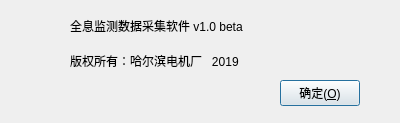
<?xml version="1.0" encoding="UTF-8"?>
<ui version="4.0">
 <class>dlgAbout</class>
 <widget class="QDialog" name="dlgAbout">
  <property name="geometry">
   <rect>
    <x>0</x>
    <y>0</y>
    <width>400</width>
    <height>123</height>
   </rect>
  </property>
  <property name="windowTitle">
   <string>关于</string>
  </property>
  <widget class="QPushButton" name="btnOK">
   <property name="geometry">
    <rect>
     <x>280</x>
     <y>80</y>
     <width>80</width>
     <height>26</height>
    </rect>
   </property>
   <property name="text">
    <string>确定(&amp;O)</string>
   </property>
  </widget>
  <widget class="QLabel" name="label">
   <property name="geometry">
    <rect>
     <x>70</x>
     <y>10</y>
     <width>241</width>
     <height>31</height>
    </rect>
   </property>
   <property name="text">
    <string>全息监测数据采集软件 v1.0 beta</string>
   </property>
  </widget>
  <widget class="QLabel" name="label_2">
   <property name="geometry">
    <rect>
     <x>70</x>
     <y>50</y>
     <width>241</width>
     <height>21</height>
    </rect>
   </property>
   <property name="text">
    <string>版权所有：哈尔滨电机厂   2019</string>
   </property>
  </widget>
 </widget>
 <resources/>
 <connections>
  <connection>
   <sender>btnOK</sender>
   <signal>clicked()</signal>
   <receiver>dlgAbout</receiver>
   <slot>accept()</slot>
   <hints>
    <hint type="sourcelabel">
     <x>319</x>
     <y>92</y>
    </hint>
    <hint type="destinationlabel">
     <x>199</x>
     <y>61</y>
    </hint>
   </hints>
  </connection>
 </connections>
</ui>
